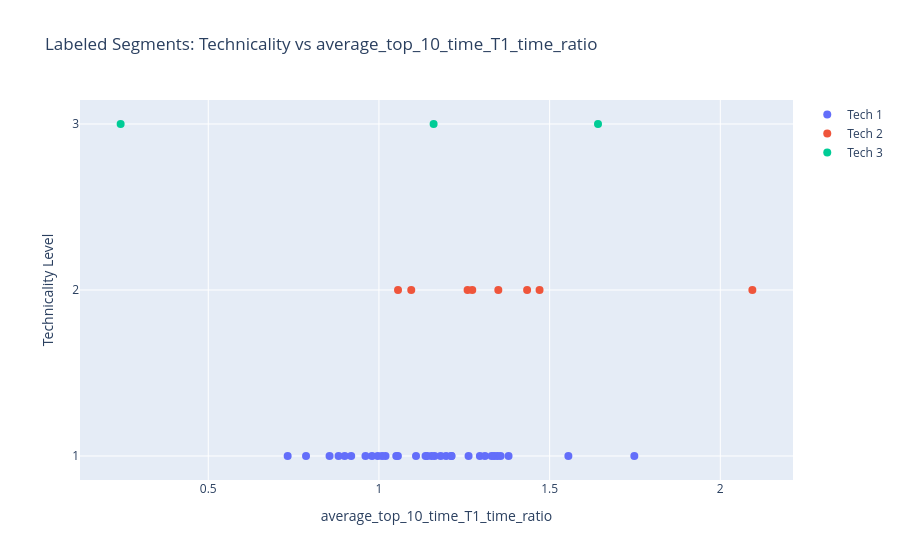

The notebook cell saved with this chart:
### Code cell
# plot technicality vs besti
fig = go.Figure()
for tech in sorted(Whole_df_labeled['technicality'].unique()):
    tech_data = Whole_df_labeled[Whole_df_labeled['technicality'] == tech]
    fig.add_trace(go.Scatter(
        x=tech_data[ratio],
        y=tech_data['technicality'],
        mode='markers',
        name=f'Tech {int(tech)}',
        marker=dict(size=8),
        hovertemplate=
            "<b>Segment ID:</b> %{customdata[0]}<br>" +
            "<b>Technicality:</b> %{y}<br>" +
            "<b>Best Time / T1 Time Ratio:</b> %{x:.2f}<br>" +
            "<b>Best Time:</b> %{customdata[1]:.0f}s<br>" +
            "<b>T1 Time:</b> %{customdata[2]:.0f}s<br>" +
            "<extra></extra>",
        customdata=np.stack((tech_data['segment_id'], tech_data['best_time'], tech_data['T1_time']), axis=-1)
    ))
fig.update_layout(
    title=f"Labeled Segments: Technicality vs {ratio}",
    xaxis_title=f"{ratio}",
    yaxis_title="Technicality Level",
    yaxis=dict(tickmode='linear', tick0=1, dtick=1),
    hovermode='closest'
)
fig.show()

### Figure 1 — Plotly figure (JSON) as saved in the notebook; plotly's stock layout.template omitted (floating-point values rounded to 4 significant figures)
{"data": [{"customdata": [[26880000.0, 93.0, 99.55], [22840000.0, 673.0, 647.1], [16460000.0, 641.0, 890.9], [20370000.0, 1856.0, 2151.0], [18480000.0, 1247.0, 1373.0], [12600000.0, 1364.0, 1513.0], [25950000.0, 515.0, 631.8], [28300000.0, 1046.0, 925.3], [10480000.0, 109.0, 119.7], [23630000.0, 344.0, 322.7], [20350000.0, 93.0, 101.0], [23800000.0, 185.0, 162.9], [25800000.0, 2279.0, 1887.0], [28270000.0, 400.0, 368.3], [27080000.0, 762.0, 631.1], [27180000.0, 153.0, 145.0], [20700000.0, 298.0, 282.0], [32990000.0, 330.0, 276.6], [19640000.0, 60.0, 89.71], [22030000.0, 634.0, 651.7], [27290000.0, 63.0, 47.59], [4592000.0, 235.0, 228.3], [19300000.0, 270.0, 434.6], [34240000.0, 263.0, 259.8], [37300000.0, 249.0, 247.0], [27900000.0, 745.0, 826.7], [6051000.0, 153.0, 209.3], [28630000.0, 627.0, 553.3], [23370000.0, 61.0, 45.19], [5557000.0, 469.0, 431.8], [20110000.0, 180.0, 187.2], [17190000.0, 978.0, 911.6]], "hovertemplate": "<b>Segment ID:</b> %{customdata[0]}<br><b>Technicality:</b> %{y}<br><b>Best Time / T1 Time Ratio:</b> %{x:.2f}<br><b>Best Time:</b> %{customdata[1]:.0f}s<br><b>T1 Time:</b> %{customdata[2]:.0f}s<br><extra></extra>", "marker": {"size": 8}, "mode": "markers", "name": "Tech 1", "type": "scatter", "x": [1.051, 1.163, 0.7864, 0.8995, 1.056, 0.9965, 0.9187, 1.212, 0.9797, 1.154, 0.9605, 1.296, 1.347, 1.338, 1.555, 1.356, 1.197, 1.311, 0.8817, 1.019, 1.33, 1.141, 0.8553, 1.212, 1.009, 1.263, 0.7326, 1.38, 1.748, 1.137, 1.109, 1.181], "y": [1, 1, 1, 1, 1, 1, 1, 1, 1, 1, 1, 1, 1, 1, 1, 1, 1, 1, 1, 1, 1, 1, 1, 1, 1, 1, 1, 1, 1, 1, 1, 1]}, {"customdata": [[6189000.0, 307.0, 303.0], [23320000.0, 400.0, 342.5], [19470000.0, 790.0, 813.9], [11170000.0, 1104.0, 836.8], [38420000.0, 1055.0, 857.8], [2158000.0, 965.0, 897.6], [32490000.0, 64.0, 37.68], [23450000.0, 357.0, 342.0]], "hovertemplate": "<b>Segment ID:</b> %{customdata[0]}<br><b>Technicality:</b> %{y}<br><b>Best Time / T1 Time Ratio:</b> %{x:.2f}<br><b>Best Time:</b> %{customdata[1]:.0f}s<br><b>T1 Time:</b> %{customdata[2]:.0f}s<br><extra></extra>", "marker": {"size": 8}, "mode": "markers", "name": "Tech 2", "type": "scatter", "x": [1.095, 1.273, 1.056, 1.47, 1.35, 1.434, 2.094, 1.26], "y": [2, 2, 2, 2, 2, 2, 2, 2]}, {"customdata": [[5493000.0, 1800.0, 1740.0], [11640000.0, 2266.0, 1574.0], [28210000.0, 33.0, 138.1]], "hovertemplate": "<b>Segment ID:</b> %{customdata[0]}<br><b>Technicality:</b> %{y}<br><b>Best Time / T1 Time Ratio:</b> %{x:.2f}<br><b>Best Time:</b> %{customdata[1]:.0f}s<br><b>T1 Time:</b> %{customdata[2]:.0f}s<br><extra></extra>", "marker": {"size": 8}, "mode": "markers", "name": "Tech 3", "type": "scatter", "x": [1.16, 1.642, 0.2433], "y": [3, 3, 3]}], "layout": {"hovermode": "closest", "title": {"text": "Labeled Segments: Technicality vs average_top_10_time_T1_time_ratio"}, "xaxis": {"title": {"text": "average_top_10_time_T1_time_ratio"}}, "yaxis": {"dtick": 1, "tick0": 1, "tickmode": "linear", "title": {"text": "Technicality Level"}}}}
